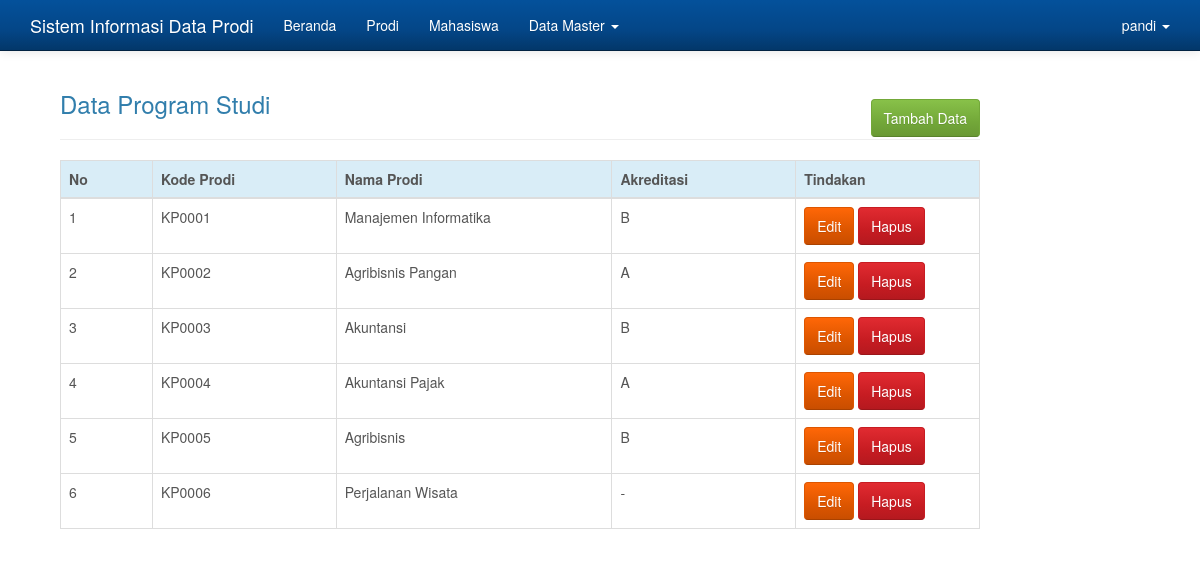
The app's page /admin/admin.php?hlm=prodi (signed in) with its own data.
### tables this page shows
CREATE TABLE `dt_prodi` (
  `idprodi` int(11) NOT NULL,
  `kdprodi` varchar(6) NOT NULL,
  `nmprodi` varchar(70) NOT NULL,
  `akreditasi` enum('A','B','C','-') NOT NULL
);

### admin/prodi.php (the view)
<?php
if( empty( $_SESSION['iduser'] ) ){
	$_SESSION['err'] = '<strong>ERROR!</strong> Anda harus login terlebih dahulu.';
	header('Location: ./');
	die();
} else {
	if( isset( $_REQUEST['aksi'] )){
		$aksi = $_REQUEST['aksi'];
		switch($aksi){
			case 'baru':
				include 'prodi_baru.php';
				break;
			case 'edit':
				include 'prodi_edit.php';
				break;
			case 'hapus':
				include 'prodi_hapus.php';
				break;
		}
	} else {
		echo '
			<div class="container">
			<div class="col-md-10">
				<h3 style="margin-bottom: -20px;">Data Program Studi</h3>
					<a href="./admin.php?hlm=prodi&aksi=baru" class="btn btn-success btn-s pull-right">Tambah Data</a>
				<br/><hr/>
				<table class="table table-bordered">
				 <thead>
				   <tr class="info">
					 <th width="10%">No</th>
					 <th width="20%">Kode Prodi</th>
					 <th width="30%">Nama Prodi</th>
					 <th width="20%">Akreditasi</th>
					 <th width="35%">Tindakan</th>
				   </tr>
				 </thead>
				 <tbody>';
		 	$sql = mysqli_query($koneksi, "SELECT * FROM dt_prodi");
		 	if(mysqli_num_rows($sql) > 0){
		 		$no = 0;
				 while($row = mysqli_fetch_array($sql)){
	 				$no++;
	 			echo '
				   <tr>
					 <td>'.$no.'</td>
					 <td>'.$row['kdprodi'].'</td>
					 <td>'.$row['nmprodi'].'</td>
					 <td>'.$row['akreditasi'].'</td>
					 <td>
					<script type="text/javascript" language="JavaScript">
					  	function konfirmasi(){
						  	tanya = confirm("Anda yakin akan menghapus Data ini?");
						  	if (tanya == true) return true;
						  	else return false;
						}
					</script>
					 <a href="?hlm=prodi&aksi=edit&idprodi='.$row['idprodi'].'" class="btn btn-warning btn-s">Edit</a>
					 <a href="?hlm=prodi&aksi=hapus&submit=yes&idprodi='.$row['idprodi'].'" onclick="return konfirmasi()" class="btn btn-danger btn-s">Hapus</a>
					 </td>';
				}
			} else {
				 echo '<td colspan="8"><center><p class="add">Tidak ada data untuk ditampilkan. <u><a href="?hlm=prodi&aksi=baru">Tambah data baru</a></u> </p></center></td></tr>';
			}
			echo '
			 	</tbody>
			</table>
			</div>
		</div>';
	}
}
?>

### admin/admin.php (style rules this page uses)
body { min-height: 200px; padding-top: 70px; }

### records on screen
dt_prodi: kdprodi "KP0001", nmprodi "Manajemen Informatika", akreditasi "B"
dt_prodi: kdprodi "KP0002", nmprodi "Agribisnis Pangan", akreditasi "A"
dt_prodi: kdprodi "KP0003", nmprodi "Akuntansi", akreditasi "B"
dt_prodi: kdprodi "KP0004", nmprodi "Akuntansi Pajak", akreditasi "A"
dt_prodi: kdprodi "KP0005", nmprodi "Agribisnis", akreditasi "B"
dt_prodi: kdprodi "KP0006", nmprodi "Perjalanan Wisata", akreditasi "-"

### other values on screen
$_SESSION['username'] "pandi"
